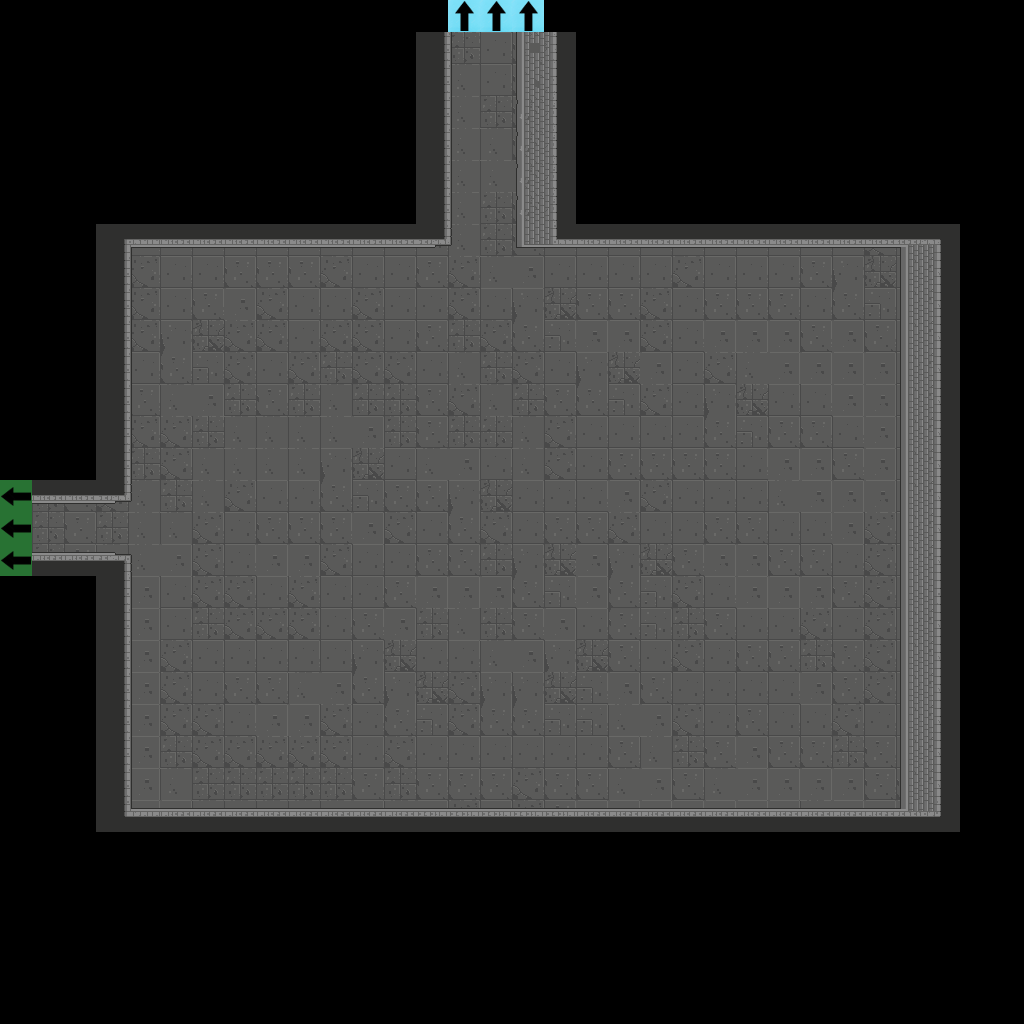

Below is a game level as drawn by its tile map, then a one-line description and the .tmx that defines it (tile-layer data replaced by summaries):
An orthogonal 32x32 tile map with 32x32 px tiles, 3 tile layers (Floor, Flags, Walls), 2 tilesets.

<map version="1.2" tiledversion="1.2.3" orientation="orthogonal" renderorder="right-down" width="32" height="32" tilewidth="32" tileheight="32" infinite="0" nextlayerid="51" nextobjectid="1">
 <tileset firstgid="1" source="Dungeon_Tileset_2.tsx" />
 <tileset firstgid="321" source="flags.tsx" />
 <layer id="47" name="Floor" width="32" height="32">
  <data>[1024 cells, 521 non-empty, 10 distinct tile ids]</data>
 </layer>
 <layer id="48" name="Flags" width="32" height="32">
  <data>[1024 cells, 6 non-empty, 2 distinct tile ids]</data>
 </layer>
 <layer id="49" name="Walls" width="32" height="32">
  <data>[1024 cells, 147 non-empty, 28 distinct tile ids]</data>
 </layer>
</map>
